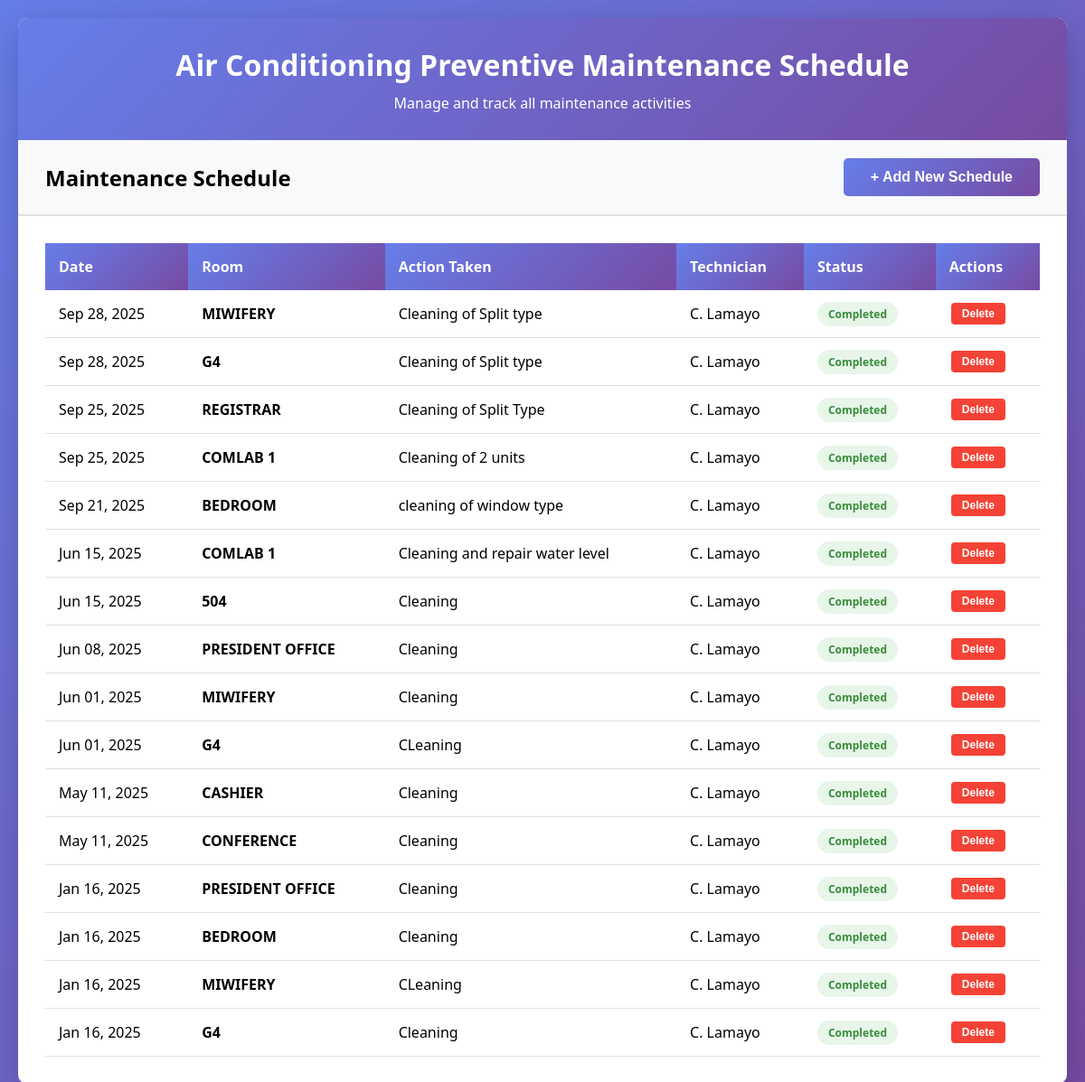
The page /STII_operation/campus/pvm.php on the database its author committed.
### tables this page shows
CREATE TABLE `maintenance_schedule_pvm` (
  `id` int(11) NOT NULL,
  `schedule_date` date NOT NULL,
  `room` varchar(100) NOT NULL,
  `action_taken` text NOT NULL,
  `technician_id` int(11) NOT NULL,
  `status` enum('Scheduled','In Progress','Completed','Cancelled') DEFAULT 'Scheduled',
  `notes` text DEFAULT NULL,
  `completion_date` datetime DEFAULT NULL,
  `created_at` timestamp NOT NULL DEFAULT current_timestamp(),
  `updated_at` timestamp NOT NULL DEFAULT current_timestamp() ON UPDATE current_timestamp()
);

CREATE TABLE `technicians_pvm` (
  `id` int(11) NOT NULL,
  `name` varchar(100) NOT NULL,
  `specialization` varchar(100) DEFAULT NULL,
  `contact` varchar(50) DEFAULT NULL,
  `created_at` timestamp NOT NULL DEFAULT current_timestamp()
);

### STII_operation/campus/pvm.php (the view, shortened to what this page needs)
<?php
$host = 'localhost';
$dbname = 'doc_vic';
$username = 'root';
$password = '';
try {
    $pdo = new PDO("mysql:host=$host;dbname=$dbname", $username, $password);
    $pdo->setAttribute(PDO::ATTR_ERRMODE, PDO::ERRMODE_EXCEPTION);
} catch(PDOException $e) {
    die("Connection failed: " . $e->getMessage());
}
$query = "SELECT ms.*, t.name as technician_name
          FROM maintenance_schedule_pvm ms
          JOIN technicians_pvm t ON ms.technician_id = t.id
          ORDER BY ms.schedule_date DESC";
$schedules = $pdo->query($query)->fetchAll(PDO::FETCH_ASSOC);
?>
<!DOCTYPE html>
<html lang="en">
<head>
</head>
<body>
    <div class="container">
        <header>
            <h1>Air Conditioning Preventive Maintenance Schedule</h1>
            <p>Manage and track all maintenance activities</p>
        </header>
        <div class="header-actions">
            <h2>Maintenance Schedule</h2>
            <button class="add-btn" onclick="openModal()">+ Add New Schedule</button>
        </div>
        <div class="table-container">
            <table>
                <thead>
                    <tr>
                        <th>Date</th>
                        <th>Room</th>
                        <th>Action Taken</th>
                        <th>Technician</th>
                        <th>Status</th>
                        <th>Actions</th>
                    </tr>
                </thead>
                <tbody>
                    <?php if (count($schedules) > 0): ?>
                        <?php foreach ($schedules as $schedule): ?>
                            <tr>
                                <td><?php echo date('M d, Y', strtotime($schedule['schedule_date'])); ?></td>
                                <td><strong><?php echo htmlspecialchars($schedule['room']); ?></strong></td>
                                <td><?php echo htmlspecialchars($schedule['action_taken']); ?></td>
                                <td><?php echo htmlspecialchars($schedule['technician_name']); ?></td>
                                <td>
                                    <span class="status <?php echo strtolower(str_replace(' ', '-', $schedule['status'])); ?>">
                                        <?php echo htmlspecialchars($schedule['status']); ?>
                                    </span>
                                </td>
                                <td>
                                    <form method="POST" style="display: inline;">
                                        <button type="submit" class="action-btn delete-btn" onclick="return confirm('Are you sure?')">Delete</button>
                                    </form>
                                </td>
                            </tr>
                        <?php endforeach; ?>
                    <?php endif; ?>
                </tbody>
            </table>
        </div>
    </div>
</body>
</html>

### STII_operation/campus/pvm.php (style rules this page uses)
* { margin: 0; padding: 0; box-sizing: border-box; }
body { font-family: 'Segoe UI', Tahoma, Geneva, Verdana, sans-serif; background: linear-gradient(135deg, #667eea 0%, #764ba2 100%); padding: 20px; min-height: 100vh; }
.container { max-width: 1400px; margin: 0 auto; background: white; border-radius: 10px; box-shadow: 0 10px 40px rgba(0,0,0,0.2); overflow: hidden; }
header { background: linear-gradient(135deg, #667eea 0%, #764ba2 100%); color: white; padding: 30px; text-align: center; }
h1 { font-size: 2em; margin-bottom: 10px; }
.header-actions { padding: 20px 30px; background: #f8f9fa; border-bottom: 2px solid #e0e0e0; display: flex; justify-content: space-between; align-items: center; }
.add-btn { background: linear-gradient(135deg, #667eea 0%, #764ba2 100%); color: white; padding: 12px 30px; border: none; border-radius: 5px; cursor: pointer; font-size: 16px; font-weight: 600; transition: transform 0.2s; }
button { padding: 12px 30px; border: none; border-radius: 5px; cursor: pointer; font-size: 16px; font-weight: 600; transition: transform 0.2s; }
.table-container { padding: 30px; overflow-x: auto; }
table { width: 100%; border-collapse: collapse; background: white; }
th { background: linear-gradient(135deg, #667eea 0%, #764ba2 100%); color: white; padding: 15px; text-align: left; font-weight: 600; }
td { padding: 12px 15px; border-bottom: 1px solid #e0e0e0; }
.status { padding: 5px 12px; border-radius: 20px; font-size: 12px; font-weight: 600; display: inline-block; }
.status.completed { background: #e8f5e9; color: #388e3c; }
.action-btn { padding: 5px 12px; margin: 2px; font-size: 12px; border-radius: 4px; cursor: pointer; border: none; color: white; }
.delete-btn { background: #f44336; }

### rows shown on the page
maintenance_schedule_pvm: schedule_date "Sep 28, 2025", room "MIWIFERY", action_taken "Cleaning of Split type", technician.name "C. Lamayo", status "Completed"
maintenance_schedule_pvm: schedule_date "Sep 28, 2025", room "G4", action_taken "Cleaning of Split type", technician.name "C. Lamayo", status "Completed"
maintenance_schedule_pvm: schedule_date "Sep 25, 2025", room "REGISTRAR", action_taken "Cleaning of Split Type", technician.name "C. Lamayo", status "Completed"
maintenance_schedule_pvm: schedule_date "Sep 25, 2025", room "COMLAB 1", action_taken "Cleaning of 2 units", technician.name "C. Lamayo", status "Completed"
maintenance_schedule_pvm: schedule_date "Sep 21, 2025", room "BEDROOM", action_taken "cleaning of window type", technician.name "C. Lamayo", status "Completed"
maintenance_schedule_pvm: schedule_date "Jun 15, 2025", room "COMLAB 1", action_taken "Cleaning and repair water level", technician.name "C. Lamayo", status "Completed"
maintenance_schedule_pvm: schedule_date "Jun 15, 2025", room "504", action_taken "Cleaning", technician.name "C. Lamayo", status "Completed"
maintenance_schedule_pvm: schedule_date "Jun 08, 2025", room "PRESIDENT OFFICE", action_taken "Cleaning", technician.name "C. Lamayo", status "Completed"
maintenance_schedule_pvm: schedule_date "Jun 01, 2025", room "MIWIFERY", action_taken "Cleaning", technician.name "C. Lamayo", status "Completed"
maintenance_schedule_pvm: schedule_date "Jun 01, 2025", room "G4", action_taken "CLeaning", technician.name "C. Lamayo", status "Completed"
maintenance_schedule_pvm: schedule_date "May 11, 2025", room "CASHIER", action_taken "Cleaning", technician.name "C. Lamayo", status "Completed"
maintenance_schedule_pvm: schedule_date "May 11, 2025", room "CONFERENCE", action_taken "Cleaning", technician.name "C. Lamayo", status "Completed"
maintenance_schedule_pvm: schedule_date "Jan 16, 2025", room "PRESIDENT OFFICE", action_taken "Cleaning", technician.name "C. Lamayo", status "Completed"
maintenance_schedule_pvm: schedule_date "Jan 16, 2025", room "BEDROOM", action_taken "Cleaning", technician.name "C. Lamayo", status "Completed"
maintenance_schedule_pvm: schedule_date "Jan 16, 2025", room "MIWIFERY", action_taken "CLeaning", technician.name "C. Lamayo", status "Completed"
maintenance_schedule_pvm: schedule_date "Jan 16, 2025", room "G4", action_taken "Cleaning", technician.name "C. Lamayo", status "Completed"
